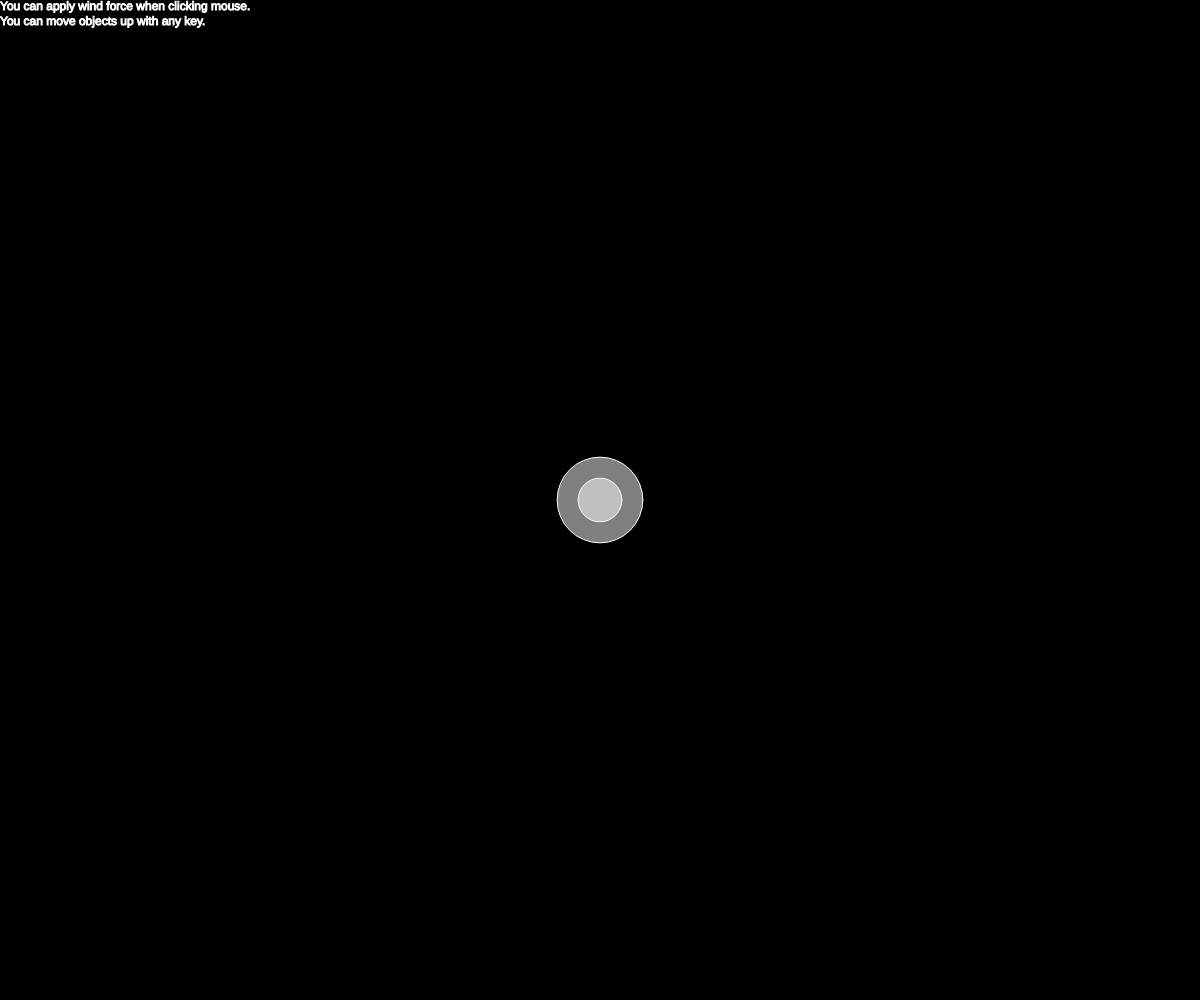
Frame 1 (no input)
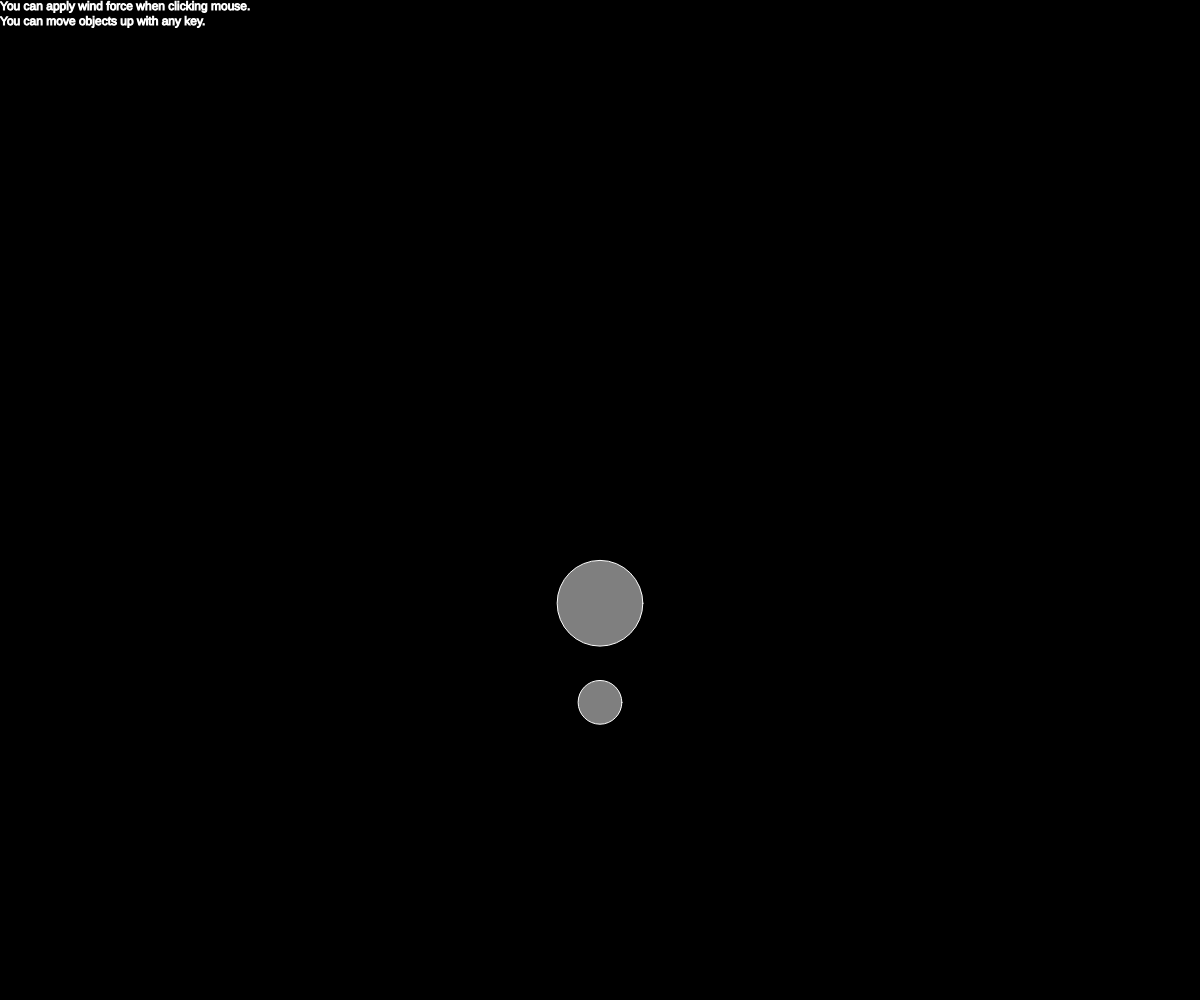
Frame 60 (no input)
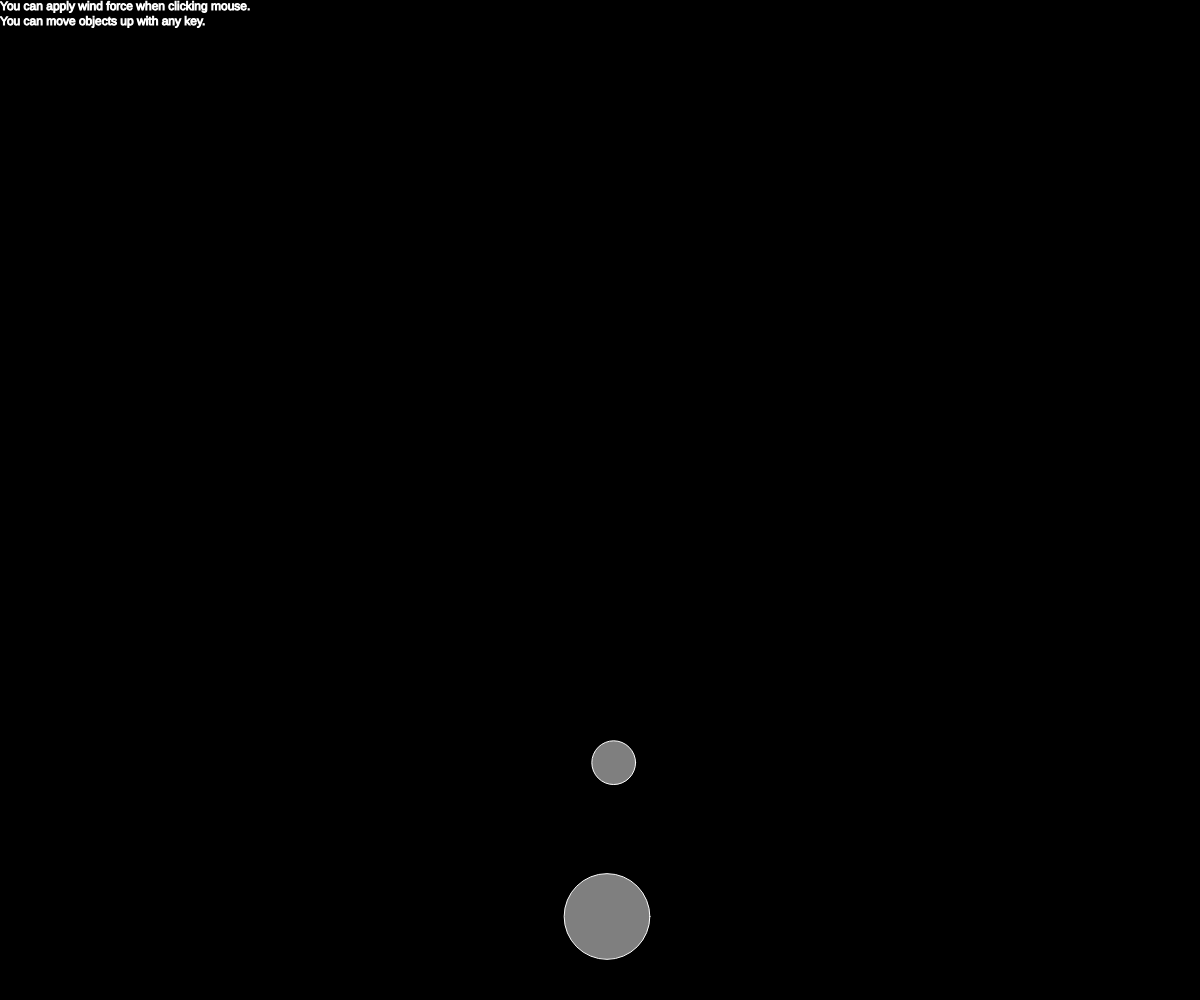
Frame 120 (the mouse pressed at the canvas centre since frame 60)

The p5.js sketch that drew these frames (run headless with seeded random() and noise() and a simulated clock; from frame 60 on, the mouse is pressed at the canvas centre):

// p5.js sketch
// ── sketch.js
let mover1, mover2;

function setup() {
    createCanvas(windowWidth, windowHeight);
    background(0);
    stroke(255);
    mover1 = new Mover(width/2, height/2, random(5, 10), 0.5);
    mover2 = new Mover(width/2, height/2, random(2.5, 5), 0.9);
}

function draw() {
    background(0);
    fill(255);
    text("You can apply wind force when clicking mouse.\nYou can move objects up with any key.", 0, 10);
    mover1.update();
    mover2.update();
    mover1.show();
    mover2.show();
    let gravity = createVector(0, 0.5);
    mover1.applyForce(gravity);
    mover2.applyForce(gravity);
}

function mousePressed() {
    let wind = createVector(1, 0);
    mover1.applyForce(wind);
    mover2.applyForce(wind);
}

function keyPressed() {
    let upward = createVector(0, -15);
    mover1.applyForce(upward);
    mover2.applyForce(upward);
}

class Mover {
    constructor(x, y, mass, restitution) {
        this.pos = createVector(x, y);
        // this.vel = p5.Vector.random2D();
        this.vel = createVector(0, 0);
        this.vel.mult(random(3));
        this.acc = createVector(0, 0);
        this.restitution = restitution;
        this.mass = mass;
        this.d = this.mass*10;
    }

    applyForce(force) {
        this.acc.add(force);
    }

    edges() {
        if (this.pos.y >= height-this.d/2) {
            this.pos.y = height-this.d/2;
            this.vel.y *= -this.restitution;
        }
        if (this.pos.y <= 0+this.d/2) {
            this.pos.y = 0+this.d/2;
            this.vel.y *= -this.restitution;
        }
        if (this.pos.x >= width-this.d/2) {
            this.pos.x = width-this.d/2;
            this.vel.x *= -this.restitution;
        }
        if (this.pos.x <= 0+this.d/2) {
            this.pos.x = 0+this.d/2;
            this.vel.x *= -this.restitution;
        }
    }

    applyFriction() {
        let diff = height - (this.pos.y+this.d/2);
        if (diff < 1) {
            let friction = this.vel.copy();
            friction.normalize();
            friction.mult(-1);
            let mu = 0.01;
            let normal = this.mass;
            friction.setMag(mu * normal);
            this.applyForce(friction);

        }
    }

    update() {
        this.acc.div(this.mass);
        this.vel.add(this.acc);
        this.pos.add(this.vel);
        this.acc.mult(0);
        this.edges();
        this.applyFriction();
    }

    show() {
        stroke(255);
        fill(255, 127);
        ellipseMode(CENTER);
        ellipse(this.pos.x, this.pos.y, this.d);
    }
}
